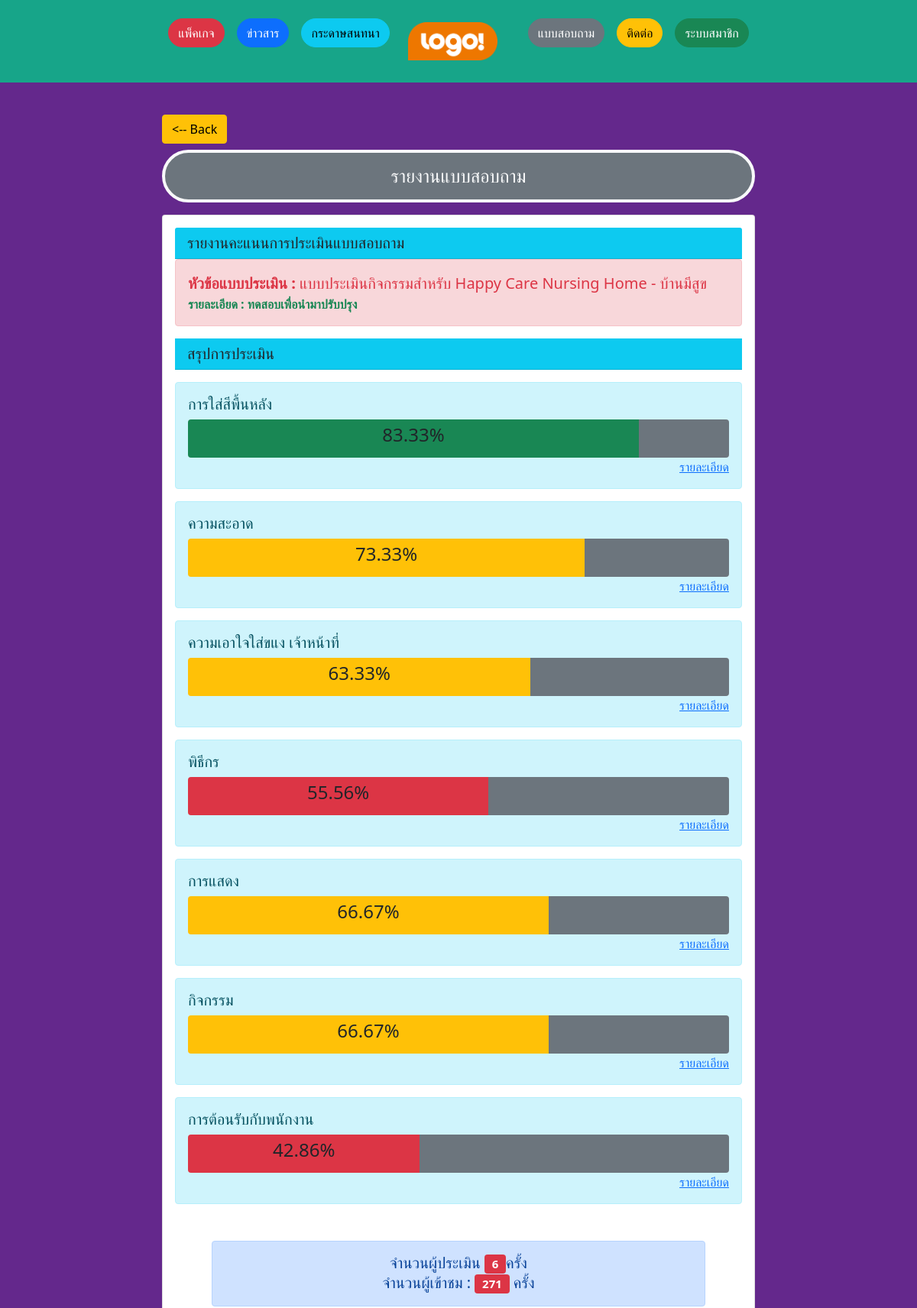
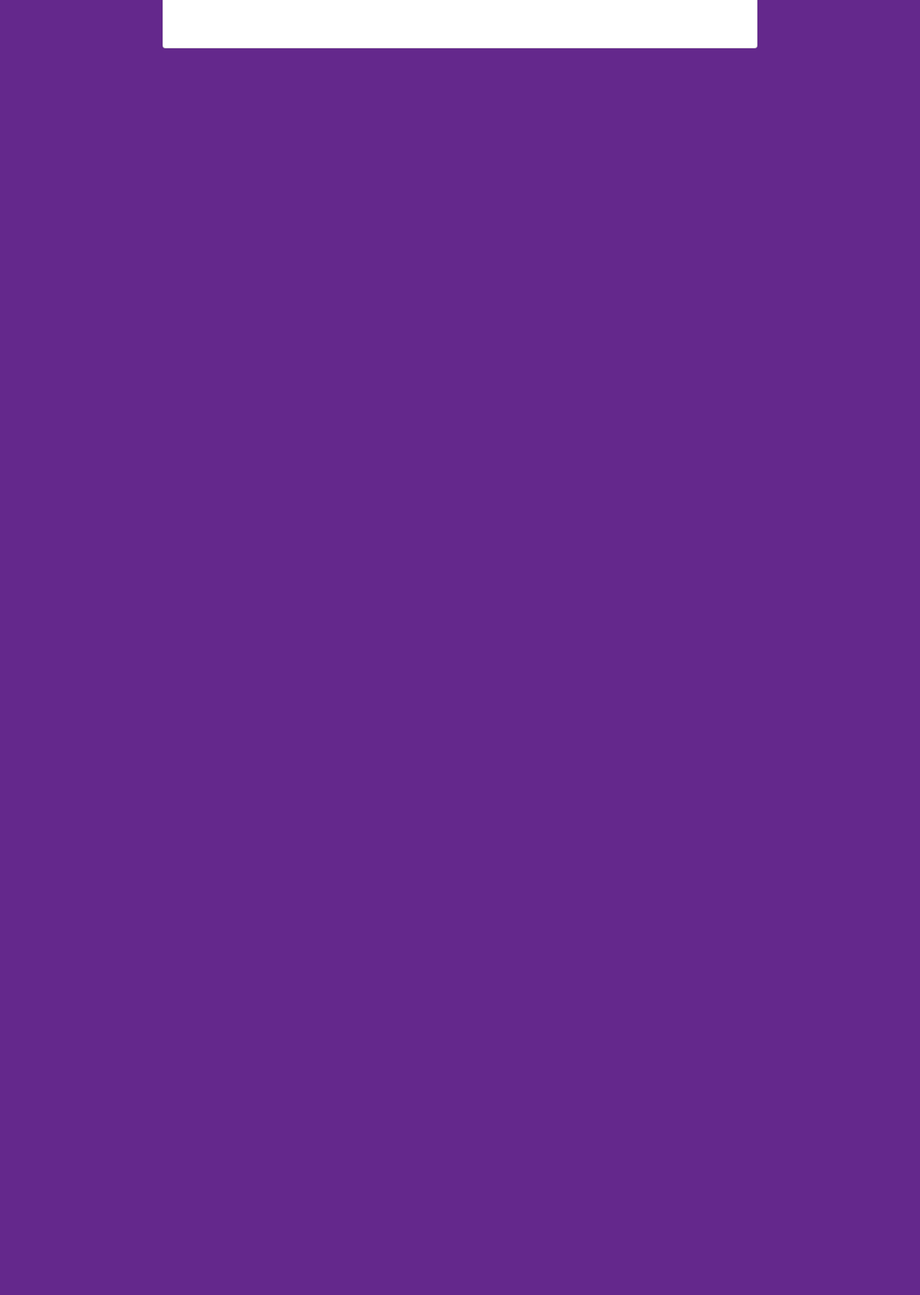
Page /show-report-detail.php?id_report=7 (upper part) on the committed database (2 pictures, top to bottom).
### tables this page shows
CREATE TABLE `report` (
  `id_report` int(5) NOT NULL,
  `report_topic` varchar(100) NOT NULL,
  `report_detail` text NOT NULL,
  `id_user` int(5) NOT NULL,
  `view_report` int(5) NOT NULL
);

CREATE TABLE `report_detail` (
  `id_report_detail` int(5) NOT NULL,
  `id_report` int(5) NOT NULL,
  `detail_name` varchar(255) NOT NULL,
  `report_score` int(3) NOT NULL,
  `report_note` varchar(255) NOT NULL,
  `id_user` int(5) NOT NULL
);

### show-report-detail.php (the view, shortened to what this page needs)
<?php
	require('dbcon.php');
	$id_report=$_GET['id_report'];
	$sql="UPDATE report SET view_report = (view_report+1) WHERE report.id_report = '$id_report'";
	mysqli_query($conn,$sql);
?>
<!DOCTYPE html>
<html lang="en">
  <head>
    <link href="css/bootstrap.min.css" rel="stylesheet">
  </head>
  <body style="height: 5000px; padding-top: 70px;background: rgb(100, 40, 140);">
	  <div class="container-fluid">
     <?php include 'nav-index-all.php'; ?>
		  <div class="row my-5 justify-content-center">
		  	<div class="col-md-12 col-lg-8 col-sm-10">
		  		<a href="show-all-report.php" class="btn btn-warning my-2"><-- Back</a>
					<div class="alert bg-secondary rounded-pill border-4 border-light h4 text-center text-light">รายงานแบบสอบถาม</div>
				<div class="card">
					<div class="card-body">
						<h5 class="card-header bg-info">รายงานคะแนนการประเมินแบบสอบถาม</h5>
							<?php
								$id_report=$_GET['id_report'];
								$sql_show_report="SELECT * FROM report WHERE id_report = '$id_report'";
								$result_show_report=mysqli_query($conn,$sql_show_report);
								$row_show_report=mysqli_fetch_object($result_show_report);
							 ?>
            <div class="alert alert-danger">
              <strong class="text-danger fs-5">หัวข้อแบบประเมิน : </strong>
              <strong class="text-danger h5"><?php echo $row_show_report->report_topic; ?></strong>
              <br>
              <strong class="text-success fs-6">รายละเอียด : </strong>
              <strong class="text-success"><?php echo $row_show_report->report_detail; ?></strong>
            </div>
							<h5 class="card-header bg-info">สรุปการประเมิน</h5>
							<?php
								$id_report=$_GET['id_report'];
								$sql="SELECT
										    report_detail.id_report_detail,
										    report_detail.detail_name,
										    COUNT(report_detail.id_report_detail) as count_score,
										    SUM(use_score_report) AS sum_score,
										    report_detail.report_score
										FROM
										    score_report,
										    report,
										    report_detail
										WHERE
										    report.id_report = report_detail.id_report AND
										    score_report.id_report_detail = report_detail.id_report_detail AND
										    report_detail.id_report='$id_report'
										GROUP BY
										    report_detail.id_report_detail
										    ";
								$result=mysqli_query($conn,$sql);
								$i=0;
								while($row=mysqli_fetch_object($result)){
									$count_score=$row->count_score;
									$report_score=$row->report_score;
									$sum_score=$row->sum_score;
									$total=$count_score*$report_score;
									$percentage=($sum_score/$total)*100;
									$balance=100-$percentage;
									if ($percentage >= 80 ) {
										$bg="bg-success";
									}elseif($percentage >= 60){
										$bg="bg-warning";
									}else{
										$bg="bg-danger";
									}
							 ?>
							 <div class="alert alert-info mt-3">
								<div class="alert-heading h5"><?php echo $row->detail_name; ?></div>
								<div class="progress" style="height: 50px;">
								  <div class="progress-bar text-dark <?php echo $bg; ?>" role="progressbar" style="width: <?php echo $percentage;?>%; h" aria-valuenow="<?php echo $percentage;?>" aria-valuemin="0" aria-valuemax="100"><p class="h4 "><?php echo number_format((float)$percentage, 2, '.', '');?>%</p></div>
								  <div class="progress-bar bg-secondary" role="progressbar" style="width: <?php echo $balance;?>%; h" aria-valuenow="<?php echo $balance;?>" aria-valuemin="0" aria-valuemax="100"></div>
								</div>
								  <a href="#show_detail_score_<?php echo $i;?>"  data-bs-toggle="modal" class="float-end">รายละเอียด</a>
									<br>
									<div class="modal fade" id="show_detail_score_<?php echo $i++;?>">
									</div>
							</div>
						<?php } ?>
						<div class="alert alert-primary m-5 text-center h5">
							จำนวนผู้ประเมิน
								<div class="badge bg-danger">
									<?php echo $count_score; ?>
								</div>ครั้ง
							<br>
							จำนวนผู้เข้าชม :
								<div class="badge bg-danger">
									<?php echo $row_show_report->view_report; ?>
								</div>
							ครั้ง
						</div>
					</div>
				</div>
			  </div>
		  </div>
    </div>
  </body>
</html>

### rows in the picture
report: report_topic "แบบประเมินกิจกรรมสำหรับ Happy Care Nursing Home - บ้านมีสูข", report_detail "ทดสอบเพื่อนำมาปรับปรุง", view_report "271"
report_detail: detail_name "การใส่สีพื้นหลัง", $percentage 83.333333333333 (drawn), percentage "83.33", $balance 16.666666666667 (drawn)
report_detail: detail_name "ความสะอาด", $percentage 73.333333333333 (drawn), percentage "73.33", $balance 26.666666666667 (drawn)
report_detail: detail_name "ความเอาใจใส่ขแง เจ้าหน้าที่", $percentage 63.333333333333 (drawn), percentage "63.33", $balance 36.666666666667 (drawn)
report_detail: detail_name "พิธีกร", $percentage 55.555555555556 (drawn), percentage "55.56", $balance 44.444444444444 (drawn)
report_detail: detail_name "การแสดง", $percentage 66.666666666667 (drawn), percentage "66.67", $balance 33.333333333333 (drawn)
report_detail: detail_name "กิจกรรม", $percentage 66.666666666667 (drawn), percentage "66.67", $balance 33.333333333333 (drawn)
report_detail: detail_name "การต้อนรับกับพนักงาน", $percentage 42.857142857143 (drawn), percentage "42.86", $balance 57.142857142857 (drawn)

### other values in the picture
$count_score "6"
